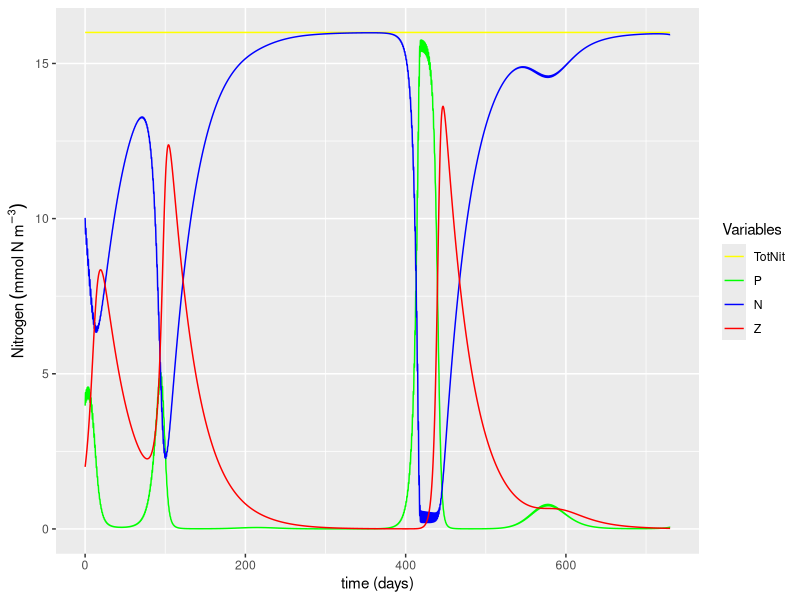
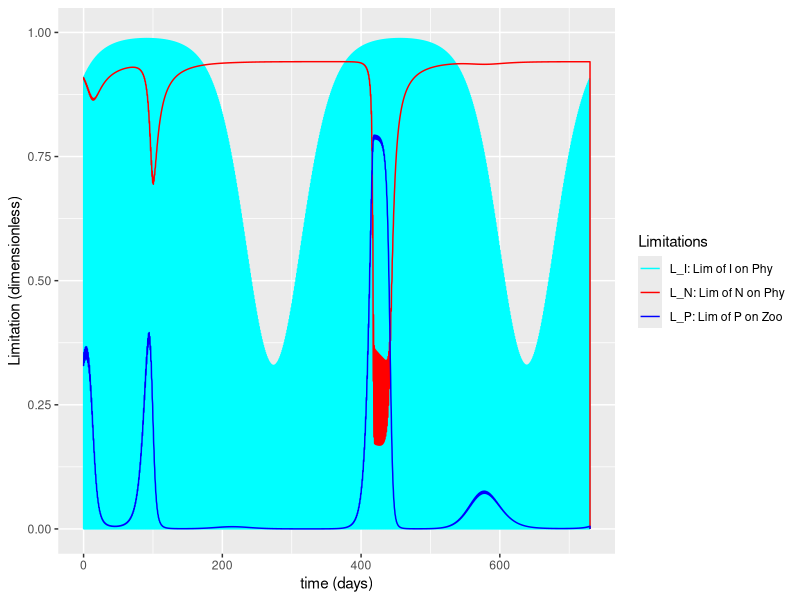

Write the R code that produced these figures, in order.
library(ggplot2)

# User settings ----------------------------------------
# Framework
days <- 365 * 2 # number of days of experiment run (units: days)
dt   <- 0.01    # time-step  (units: days)

# Parameters
mu     <- 0.5   # growth rate of phytoplankton (units: d^-1)
K      <- 1     # half-saturation for nutrient absoption by phytoplankton (units: mmolN m^-3)
gamma  <- 0.4   # growth rate of zooplankton (units: d^-1)
Lambda <- 0.1   # initial slope of ingestion saturation of zooplankton (units: mmol N^-1 m^3)
alpha  <- 0.004 # initial slope of P vs I curve (units: {mmolN m^-3}^-1)
psi    <- 0.01  # half-saturation for phytoplankton absoption by mussels (units: mmolN m^-3)
mP     <- 0.07  # mortality rate of phytoplankton (units: d^-1)
mZ     <- 0.03  # mortality rate of zooplankton (units: d^-1)

# Initial conditions
Pinitial <- 4  # initial phytoplankton concentration (units: mmolN m^-3)
Ninitial <- 10 # initial nutrients concentration (units: mmolN m^-3)
Zinitial <- 2  # initial zooplankton concentration (units: mmolN m^-3)

# End of User settings ---------------------------------


# Chores (calculate number of steps, create time vector, create zero vectors, ...)
NoSTEPS <- as.integer(days / dt) # Calculates the number of steps by dividing days by dt and rounding down
time <- seq(from = 0, to = days, length = NoSTEPS) # Create time vector of equally spaced numbers from zero to "days"
P <- numeric(NoSTEPS)      # Make Phytoplankton "empty" vector by making a vector array of zeros (size: NoSTEPS rows by ONE column) (units: mmolN m^-3) 
N <- numeric(NoSTEPS)      # Make Nutrients "empty" vector (same process as above) (units: mmolN m^-3)
Z <- numeric(NoSTEPS)      # Make Zooplankton "empty" vector (same process as above) (units: mmolN m^-3)
L_N <- numeric(NoSTEPS)    # Make "Limitation of N on Phytoplankton" empty vector (same process as above) (units: dimensionless)
L_P <- numeric(NoSTEPS)    # Make "Limitation of P on Zooplankton" empty vector (same process as above) (units: dimensionless)
TotNit <- numeric(NoSTEPS) # Make Total-Nitrogen "empty" vector (same process as above) (units: mmolN m^-3)
I  <- numeric(NoSTEPS)     # Make Light (I) "empty" vector (same process as above)
L_I <- numeric(NoSTEPS)    # Make "Limitation of I on Phytoplankton" empty vector (same process as above)

# Creating sunlight ------------------------------------------------------------
for (i in 1:length(I)) {
  I[i] <- 600 * sin((2 * pi * time[i])/1) + 500 * sin((2*pi*time[i])/365) # Eq 14
  
  # We can't have negative light. Make negative values equal to zero
  if (I[i] < 0) {
    I[i] <- 0
  }
}

# Initializing with initial conditions -----------------------------------------
P[1] <- Pinitial # Initializing phytoplankton vector
N[1] <- Ninitial # Initializing nutrients vector
Z[1] <- Zinitial # Initializing zooplankton vector
TotNit[1] <- P[1] + N[1] + Z[1] # Initializing Total-Nitrogen vector

# ******************************************************************************
# MAIN MODEL LOOP **************************************************************
for (t in 1:(NoSTEPS-1)) {
  L_N[t] <- N[t]/(K+N[t])       # Calculate Limitation due to (low) nutrients on phytoplankton. Eq. 12 
  L_P[t] <- 1-exp(-Lambda*P[t]) # Calculate Limitation due to (low) phytoplankton on zooplankton. Eq. 13
  L_I[t] <- 1-exp(-alpha*I[t])  # Calculate Limitation due to (low) light on phytoplankton Eq. 16 
  
  # Estimate model state at time t+1 
  P[t+1] <- P[t] + (((mu*L_N[t]*L_I[t]*P[t]) - (gamma*L_P[t]*Z[t]) - (mP*P[t])) * dt) # Eq. 9
  N[t+1] <- N[t] + (((mP*P[t]) + (mZ*Z[t]) - (mu*L_N[t]*L_I[t]*P[t])) * dt)           # Eq. 10
  Z[t+1] <- Z[t] + (((gamma*L_P[t]*Z[t]) - (mZ*Z[t])) * dt)                           # Eq. 11
  TotNit[t+1] = P[t+1] + N[t+1] + Z[t+1] # Calculate total nitrogen
}
# end of main model LOOP********************************************************
# ******************************************************************************

# For cleanliness, let's pack everything into a data frame
output <- data.frame(t=time,
                     N=N,
                     P=P,
                     Z=Z,
                     TotNit=TotNit,
                     L_I=L_I,
                     L_N=L_N,
                     L_P=L_P)

# Plotting ---------------------------------------------------------------------
# Plot 1: Main variables
ggplot(data = output, aes(x=time)) +
  geom_line(aes(y=TotNit, color="TotNit")) +
  geom_line(aes(y = P, color="P")) +
  geom_line(aes(y = N, color="N")) +
  geom_line(aes(y = Z, color="Z")) +
  ylim(0, max(output$TotNit)) + 
  labs(x = "time (days)",
       y = expression(Nitrogen~(mmol~N~m^-3))) +
  scale_color_manual("Variables",
                     breaks = c("TotNit", "P", "N", "Z"),
                     labels = c("TotNit", "P", "N", "Z"),
                     values = c("yellow", "green", "blue", "red"))

# Plot 2: Limitations
ggplot(data = output, aes(x=time)) +
  geom_line(aes(y = L_I, color="L_I")) +
  geom_line(aes(y = L_N, color="L_N")) +
  geom_line(aes(y = L_P, color="L_P")) +
  ylim(0, 1) + 
  labs(x = "time (days)",
       y = "Limitation (dimensionless)") +
  scale_color_manual("Limitations",
                     breaks = c("L_I", "L_N", "L_P"),
                     labels = c("L_I: Lim of I on Phy", "L_N: Lim of N on Phy", "L_P: Lim of P on Zoo"),
                     values = c("cyan", "red", "blue"))

